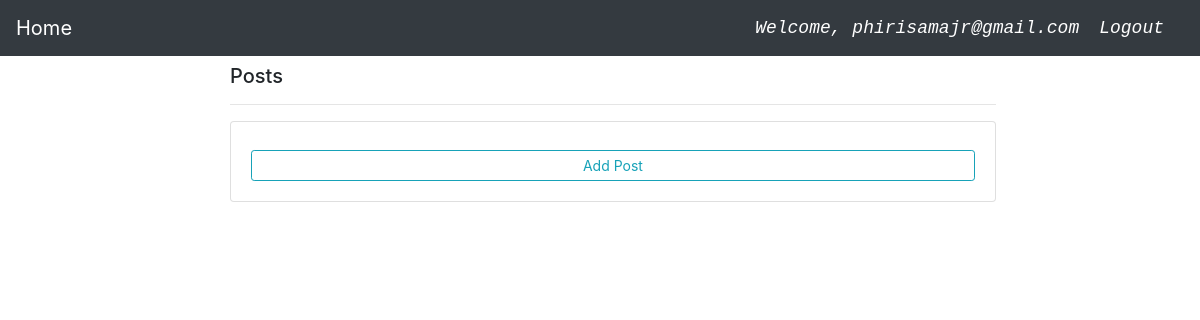
The app's page /posts/ (signed in), older data.
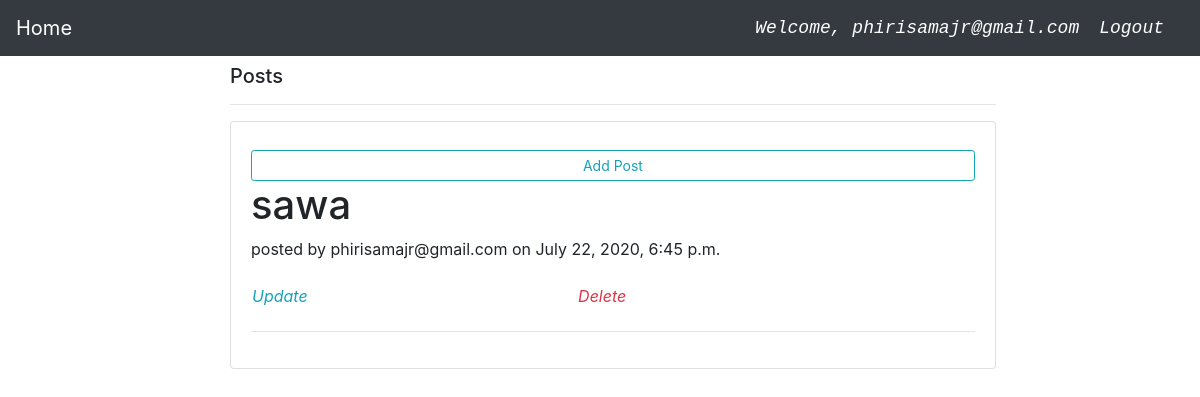
The same page, newer data.
### student_results/models.py (models this page shows, shortened)
class User(AbstractUser):
	id 						= models.UUIDField(primary_key=True, default=uuid.uuid4, editable=False, unique=True)
	email 					= models.EmailField(verbose_name="email", max_length=60, unique=True)
	username 				= models.CharField(max_length=30, unique=True)
	first_name 				= models.CharField(max_length=100, blank=True)
	last_name 				= models.CharField(max_length=100, blank=True)
	is_admin				   = models.BooleanField(default=False)
	is_active				= models.BooleanField(default=True)
	is_staff				   = models.BooleanField(default=False)
	is_superuser			= models.BooleanField(default=False)
	USERNAME_FIELD = 'email'
	REQUIRED_FIELDS = ['username', 'first_name', 'last_name']
	objects = MyUserManager()
	def __str__(self):
		return self.email

class Post(models.Model):
   id = models.UUIDField(primary_key=True, default=uuid.uuid4, editable=False, unique=True)
   user = models.ForeignKey(settings.AUTH_USER_MODEL, null=True, on_delete=models.CASCADE)
   post = models.TextField(max_length=5000, null=True)
   likes = models.ForeignKey(settings.AUTH_USER_MODEL, related_name='likes', null=True, blank=True, on_delete=models.CASCADE)
   created = models.DateTimeField(auto_now_add=True)
   updated = models.DateTimeField(auto_now=True)

### student_results/decorators.py (the view)
    def wrapper_function(request, *args, **kwargs):
        group = None
        if request.user.groups.exists():
            group = request.user.groups.all()[0].name
        if group == 'customer':
            return redirect('userPage')
        if group == 'primary':
            return view_func(request, *args, **kwargs)
        if group == 'secondary':
            return view_func(request, *args, **kwargs)
        if group == 'techschool':
            return view_func(request, *args, **kwargs)
        if group == 'admin':
            return view_func(request, *args, **kwargs)

### student_results/views.py (called while the page is built)
@login_required(login_url='login')
@admin_only
def PostPage(request):
    posts = Post.objects.filter(user=request.user).order_by('-created')
    args= {'posts':posts}
    return render(request, 'student_results/post.html', args)

### student_results/templates/student_results/post.html (shortened to what this page needs)
<!DOCTYPE html>
<html lang = "en">
<head>
<nav class="navbar navbar-expand-lg navbar-dark bg-dark">
    <a class="navbar-brand" href="{% url 'home' %}">Home</a>
    <span class="hello-msg">Welcome, {{request.user}} </span>
    <span><a class="hello-msg" href="{% url 'logout' %}">Logout</a></span>
  </nav>
<link rel="stylesheet" href="https://stackpath.bootstrapcdn.com/bootstrap/4.4.1/css/bootstrap.min.css"
integrity="sha384-Vkoo8x4CGsO3+Hhxv8T/Q5PaXtkKtu6ug5TOeNV6gBiFeWPGFN9MuhOf23Q9Ifjh">
 </head>
 <body>
  <div class="container">
   <div class="col-md-14 offset-md-2 mt-2">
      {% load crispy_forms_tags %}
  {% block content %}
  <div class="row">
	<div class="col-md-10">
		<h5>Posts</h5>
		<hr>
		<div class="card card-body">
      <a href = "{% url 'addpostpage' user.id %}" class="btn btn-outline-info btn-sm btn-block">Add Post</a>
      {% for post in posts %}
      <h1>{{post.post}}</h1>
      <p>posted by {{post.user}} on {{post.created}}</p>
      <div class="row">
        <div class="col-md-5">
      <a href = "{% url 'updatePost' post.id %}" class = " btn text-secondary px-0 ">
        <i class = "far fa-trash-alter-fa-lg text-info">Update</i>
      </a>
        </div>
        <div class="col-md-5">
      <form action="{% url 'deletePost' post.id %}" methods="post" class="d-inline">
       <button class="submit btn">
          <i class="far fa-trash-alter-fa-lg text-danger float-right">Delete</i>
       </button>
     </form>
     </div>
     </div>
     <hr>
      {% endfor %}
    </div>
		</div>
	</div>
</div>
{% endblock %}
 </body>
 </html>

### student_results/templates/student_results/post.html (style rules this page uses)
.hello-msg { font-size: 18px; color: #fff; margin-right: 20px; font-style: italic; font-family: 'Courier New', Courier, monospace; }

Row changes from the older to the newer data that the page shows:
added Post: post "sawa", user "phirisamajr@gmail.com", created "July 22, 2020, 6:45 p.m."
